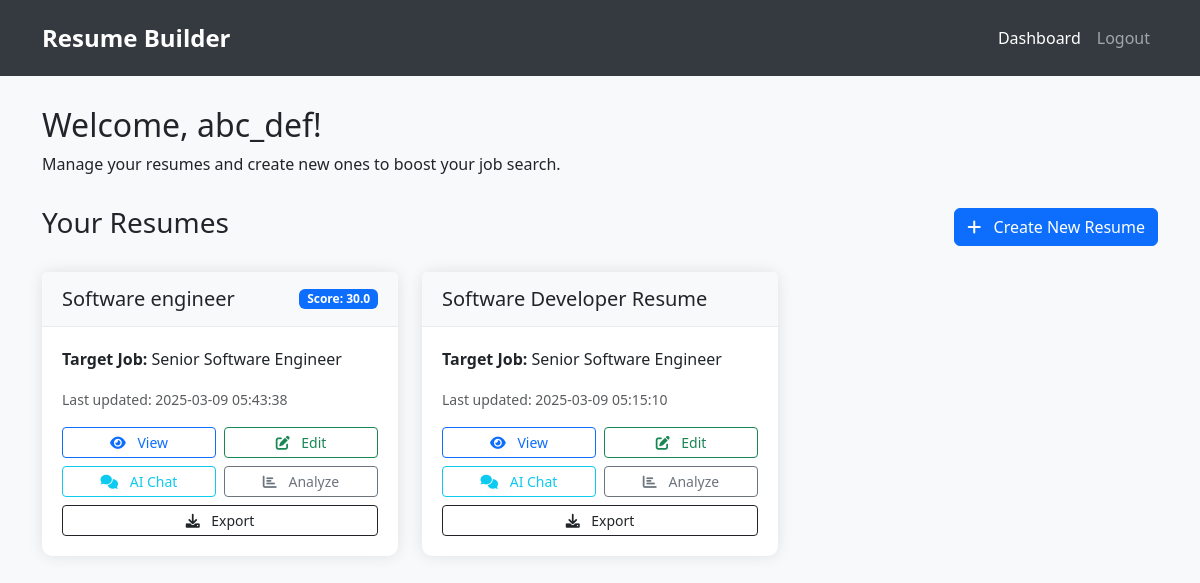
/dashboard (signed in), run on an earlier commit of the app's database.
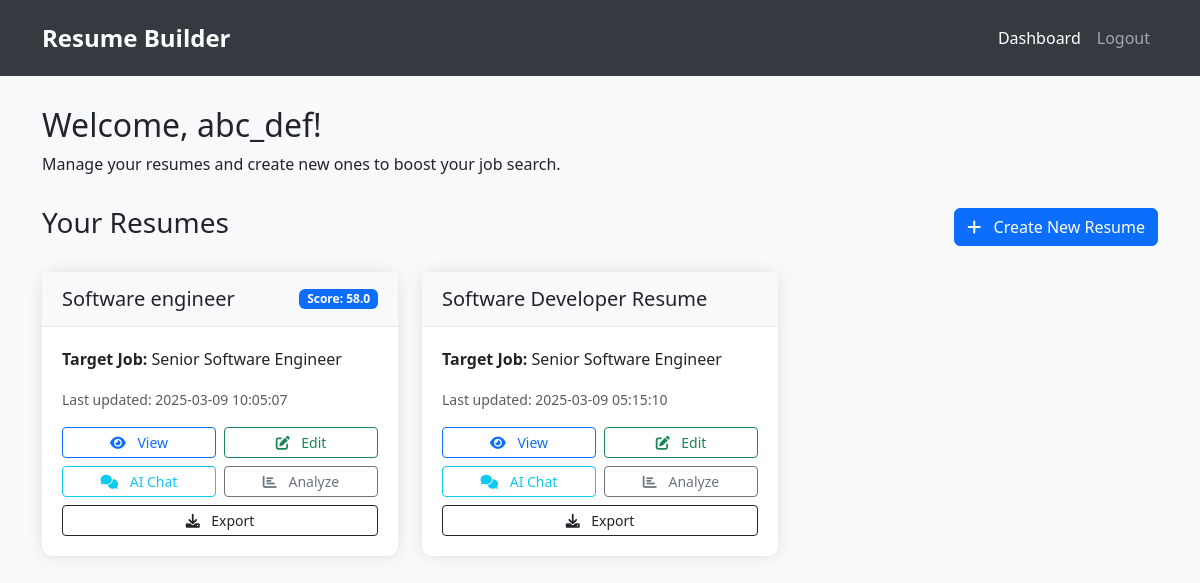
And on a later commit of the database.
### tables this page shows
CREATE TABLE resumes (
        id INTEGER PRIMARY KEY AUTOINCREMENT,
        user_id INTEGER NOT NULL,
        title TEXT NOT NULL,
        content TEXT NOT NULL,
        score REAL,
        target_job TEXT,
        created_at TIMESTAMP DEFAULT CURRENT_TIMESTAMP,
        updated_at TIMESTAMP DEFAULT CURRENT_TIMESTAMP,
        FOREIGN KEY (user_id) REFERENCES users (id)
    );

### app.py (the view)
@app.route('/dashboard')
@login_required
def dashboard():
    conn = get_db_connection()
    cursor = conn.cursor()
    cursor.execute('SELECT * FROM resumes WHERE user_id = ? ORDER BY updated_at DESC', (session['user_id'],))
    resumes = cursor.fetchall()
    conn.close()
    return render_template('dashboard.html', resumes=resumes)

### app.py (called while the page is built)
def get_db_connection():
    conn = sqlite3.connect('resume_builder.db')
    conn.row_factory = sqlite3.Row
    return conn

def login_required(f):
    @wraps(f)
    def decorated_function(*args, **kwargs):
        if 'user_id' not in session:
            return redirect(url_for('login', next=request.url))
        return f(*args, **kwargs)
    return decorated_function

### templates/dashboard.html (shortened to what the changed rows need)
<!DOCTYPE html>
<html lang="en">
<head>
    <link href="https://cdn.jsdelivr.net/npm/bootstrap@5.3.0-alpha1/dist/css/bootstrap.min.css" rel="stylesheet">
    <link rel="stylesheet" href="https://cdnjs.cloudflare.com/ajax/libs/font-awesome/6.0.0/css/all.min.css">
</head>
<body>
    <div class="container main-container">
        <div class="welcome-message">
            <h2>Welcome, {{ session.username }}!</h2>
        </div>
        {% if resumes %}
            <div class="row">
                {% for resume in resumes %}
                    <div class="col-md-6 col-lg-4">
                        <div class="card">
                            <div class="card-header d-flex justify-content-between align-items-center">
                                <h5 class="card-title mb-0">{{ resume.title }}</h5>
                                {% if resume.score %}
                                    <span class="badge bg-primary">Score: {{ resume.score }}</span>
                                {% endif %}
                            </div>
                            <div class="card-body">
                                {% if resume.target_job %}
                                    <p><strong>Target Job:</strong> {{ resume.target_job }}</p>
                                {% endif %}
                                <p><small class="text-muted">Last updated: {{ resume.updated_at }}</small></p>
                                <div class="resume-actions">
                                    <a href="{{ url_for('view_resume', resume_id=resume.id) }}" class="btn btn-outline-primary btn-sm">
                                        <i class="fas fa-eye me-2"></i> View
                                    </a>
                                    <a href="{{ url_for('edit_resume', resume_id=resume.id) }}" class="btn btn-outline-success btn-sm">
                                        <i class="fas fa-edit me-2"></i> Edit
                                    </a>
                                </div>
                                <div class="resume-actions mt-2">
                                    <a href="{{ url_for('resume_chat', resume_id=resume.id) }}" class="btn btn-outline-info btn-sm">
                                        <i class="fas fa-comments me-2"></i> AI Chat
                                    </a>
                                    <a href="{{ url_for('analyze_resume', resume_id=resume.id) }}" class="btn btn-outline-secondary btn-sm">
                                        <i class="fas fa-chart-bar me-2"></i> Analyze
                                    </a>
                                </div>
                                <div class="resume-actions mt-2">
                                    <a href="{{ url_for('export_resume', resume_id=resume.id) }}" class="btn btn-outline-dark btn-sm">
                                        <i class="fas fa-download me-2"></i> Export
                                    </a>
                                </div>
                            </div>
                        </div>
                    </div>
                {% endfor %}
            </div>
        {% endif %}
    </div>
</body>
</html>

What changed in the data, as far as the page shows it:
changed resumes "Software engineer": score "30.0" → "58.0"; updated_at "2025-03-09 05:43:38" → "2025-03-09 10:05:07"
